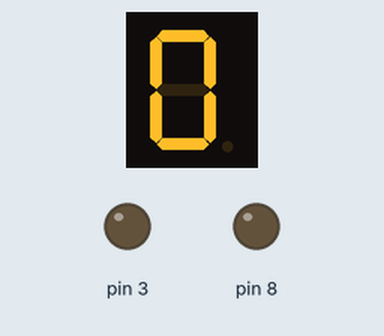
The sketch below on a simulated Arduino Uno, built with avr-gcc and run on an emulated ATmega328P. Shown: 1-digit seven-segment display, output pins drawn as LEDs (lit = HIGH). Wiring (inferred from the names in the program): 1-digit 7-segment display, segments lit when HIGH: segments pin 7, pin 6, pin 4, pin 2, pin 1, pin 9, pin 10. The segment pins are drawn as the display they are named for; pins used as bus, display or sensor lines are not drawn.

Above: at 0.1 s.
At 2.1 s:
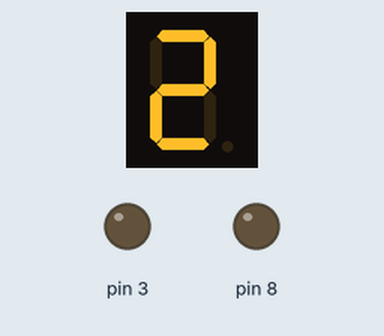
At 4.1 s:
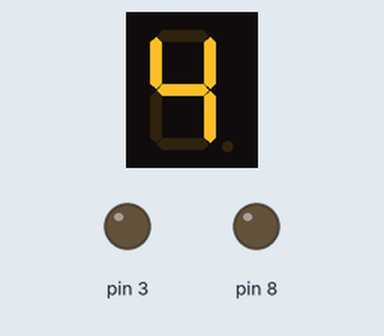
At 6.1 s:
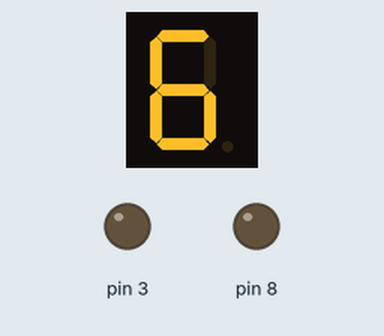
At 8.1 s:
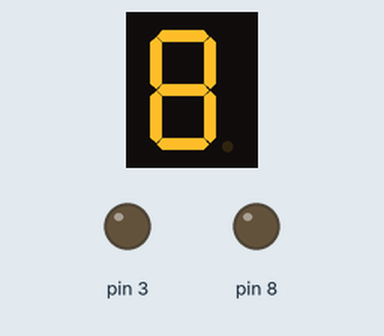
At 9.1 s:
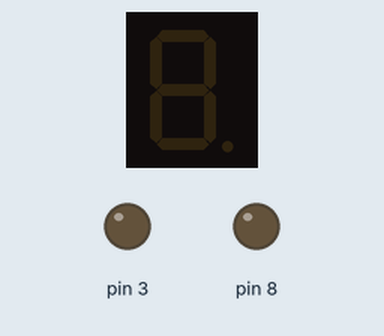

The sketch:

counter__even__odd.ino
```cpp
int a = 7;
int b = 6;
int c = 4;
int d = 2;
int e = 1;
int f = 9;
int g = 10;


void setup() {
  // put your setup code here, to run once:
  pinMode (1,OUTPUT);
  pinMode(2,OUTPUT);
  pinMode (3,OUTPUT);
  pinMode(4,OUTPUT);
  pinMode(6,OUTPUT);
  pinMode (7,OUTPUT);
  pinMode(8,OUTPUT);
 pinMode (9,OUTPUT);
  pinMode(10,OUTPUT);
}

void one (){


    digitalWrite(b,HIGH);
  digitalWrite(c,HIGH);
}
void two (){


    digitalWrite(a,HIGH);
  digitalWrite(b,HIGH);
  digitalWrite(g,HIGH);
  digitalWrite(e,HIGH);
  digitalWrite(d,HIGH);


}


void three (){


    digitalWrite(a,HIGH);
  digitalWrite(b,HIGH);
  digitalWrite(g,HIGH);
  digitalWrite(c,HIGH);
  digitalWrite(d,HIGH);


}

void four (){


    digitalWrite(f,HIGH);
  digitalWrite(b,HIGH);
  digitalWrite(g,HIGH);
  digitalWrite(c,HIGH);

}


void five (){


    digitalWrite(a,HIGH);
  digitalWrite(f,HIGH);
  digitalWrite(g,HIGH);
  digitalWrite(c,HIGH);
  digitalWrite(d,HIGH);
}

void six (){


    digitalWrite(a,HIGH);
  digitalWrite(f,HIGH);
  digitalWrite(g,HIGH);
  digitalWrite(c,HIGH);
  digitalWrite(d,HIGH);
  digitalWrite(e,HIGH);
}
void seven (){
  digitalWrite(a,HIGH);
  digitalWrite(b,HIGH);
  digitalWrite(c,HIGH);
}
void eight (){


  digitalWrite(a,HIGH);
  digitalWrite(b,HIGH);
  digitalWrite(f,HIGH);
  digitalWrite(g,HIGH);
  digitalWrite(c,HIGH);
  digitalWrite(d,HIGH);
  digitalWrite(e,HIGH);

}
void nine (){


  digitalWrite(a,HIGH);
  digitalWrite(b,HIGH);
  digitalWrite(f,HIGH);
  digitalWrite(g,HIGH);
  digitalWrite(c,HIGH);
  digitalWrite(d,HIGH);

}
void zero (){

  digitalWrite(a,HIGH);
  digitalWrite(b,HIGH);
  digitalWrite(f,HIGH);
  digitalWrite(c,HIGH);
  digitalWrite(d,HIGH);
  digitalWrite(e,HIGH);

}

void low(){
digitalWrite(a,LOW);
digitalWrite(b,LOW);
digitalWrite(c,LOW);
digitalWrite(d,LOW);
digitalWrite(e,LOW);
digitalWrite(f,LOW);
digitalWrite(g,LOW);


}
/*
void one (){
   digitalWrite(6,HIGH);
  digitalWrite(4,HIGH);
}

void one (){
  digitalWrite(6,HIGH);
  digitalWrite(4,HIGH);
}

void one (){
   digitalWrite(6,HIGH);
  digitalWrite(4,HIGH);
}


void one (){
    digitalWrite(6,HIGH);
  digitalWrite(4,HIGH);
}

void one (){
  digitalWrite(6,HIGH);
  digitalWrite(4,HIGH);
}

void one (){
   digitalWrite(6,HIGH);
  digitalWrite(4,HIGH);
}

void one (){
    digitalWrite(6,HIGH);
  digitalWrite(4,HIGH);
}
*/


void counter(){
 zero();
 delay (1000);
low();
  delay (1000);
 one();
  delay (1000);
low();
  delay (1000);
 two();
  delay (1000);
low();
  delay (1000);
three();
  delay (1000);
low();
  delay (1000);
  four();
delay (1000);
low();
  delay (1000);
five();
delay (1000);
low();
  delay (1000);
  six();
  delay (1000);
low();
  delay (1000);
  seven();
  delay (1000);
low();
  delay (1000);
  eight();
  delay (1000);
low();
  delay (1000);
  nine();
  delay (1000);
low();
  delay (1000);
}

void even()

{
 zero();
 delay (1000);
low();
  delay (1000);
 two();
  delay (1000);
low();
  delay (1000);
  four();
delay (1000);
low();
  delay (1000);
  six();
  delay (1000);
low();
  delay (1000);
  eight();
  delay (1000);
low();
  delay (1000);

}
void odd()
{

 one();
  delay (1000);
low();
  delay (1000);
three();
  delay (1000);
low();
  delay (1000);
five();
delay (1000);
low();
  delay (1000);
  seven();
  delay (1000);
low();
  delay (1000);
  nine();
  delay (1000);
low();
  delay (1000);
}

void hexa()
{
   zero();
 delay (1000);
low();
  delay (1000);
 one();
  delay (1000);
low();
  delay (1000);
 two();
  delay (1000);
low();
  delay (1000);
three();
  delay (1000);
low();
  delay (1000);
  four();
delay (1000);
low();
  delay (1000);
five();
delay (1000);
low();
  delay (1000);
  six();
  delay (1000);
low();
  delay (1000);
  seven();
  delay (1000);
low();
  delay (1000);
  eight();
  delay (1000);
low();
  delay (1000);
  nine();
  delay (1000);
low();
  delay (1000);

  }
void loop() {
  // put your main code here, to run repeatedly:
even();
int newt;

}
```

Measured:
- by itself, everything shown: repeats every 10.0 s, in 10 steps
- what the display in image 1 shows lasts 1.0 s, from 2.0 s to 3.0 s
